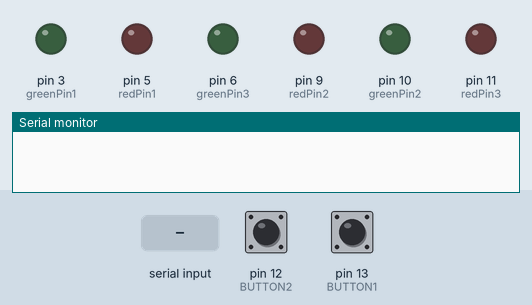
Simulated run of this sketch. Board: Arduino Uno, built with avr-gcc and run on an emulated ATmega328P. On the bench: output pins drawn as LEDs (lit = HIGH), the last lines printed to the serial monitor. The test bench sets the inputs (shaded band); at power-on: pin 13 (BUTTON1) LOW, pin 12 (BUTTON2) LOW.

Above: at 1.2 s.
1.3 s: "90,45\n" received over Serial
At 2.3 s:
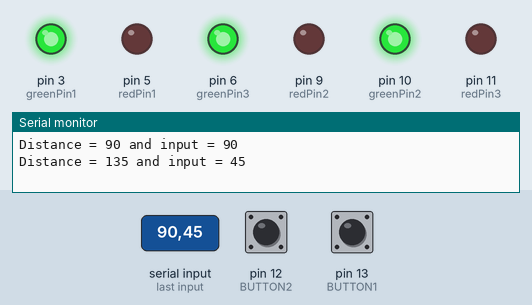
4.4 s: pin 13 (BUTTON1) pulled HIGH for 0.15 s
At 5.4 s:
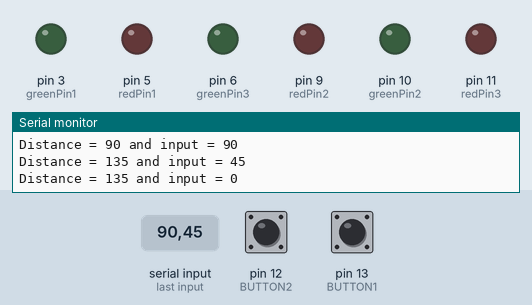
6.0 s: "5\n" received over Serial
At 6.6 s:
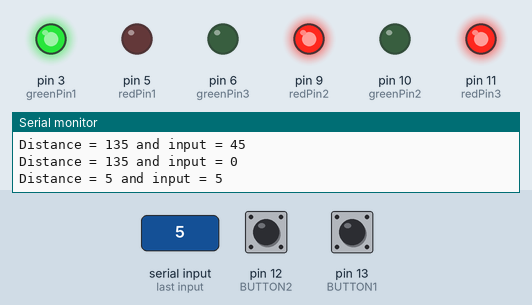
7.5 s: "30,150\n" received over Serial
At 7.8 s:
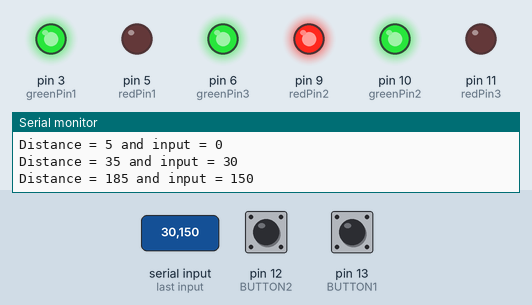
9.0 s: pin 13 (BUTTON1) pulled HIGH for 1 s
At 10.2 s:
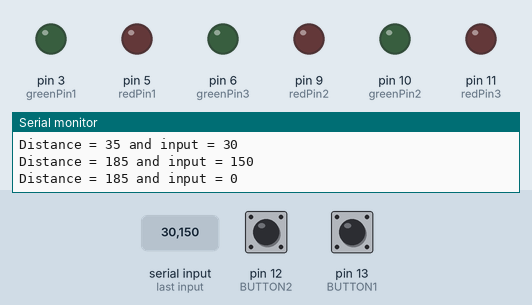
Timing chart, 0 to 12.0 s (numbered marks = the images above; inputs shaded):
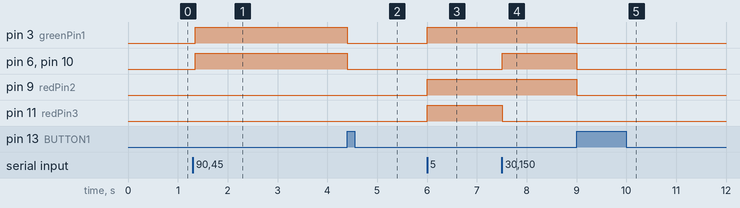

The sketch:

test_bike.ino
```cpp
int distance = 0;

int redPin1 = 5;
int greenPin1 = 3;

int redPin2 = 9;
int greenPin2 = 10;

int redPin3 = 11;
int greenPin3 = 6;

int BUTTON1 = 13;
int BUTTON2 = 12;

int buttonState1 = 0;
int buttonState2 = 0;

int lastbuttonState2 = 0;

void setup() {
  pinMode(redPin1, OUTPUT);
  pinMode(greenPin1, OUTPUT);
  pinMode(redPin2, OUTPUT);
  pinMode(greenPin2, OUTPUT);
  pinMode(redPin3, OUTPUT);
  pinMode(greenPin3, OUTPUT);

//  pinMode(BUTTON1, INPUT);
  pinMode(BUTTON2, INPUT);

  Serial.begin(9600);
}

void loop() {
  if (Serial.available() > 0){
    int input = Serial.parseFloat();
    distance = distance + input;
    if (distance < 5){
      analogWrite(redPin1, 255);
      analogWrite(redPin2, 255);
      analogWrite(redPin3, 255);
      Serial.println("Distance = " + String(distance) + " and input = " + String(input) );
    }
    else if (distance >= 5 && distance < 10){
      analogWrite(redPin1, 0);
      analogWrite(greenPin1, 255);
      analogWrite(redPin2, 255);
      analogWrite(redPin3, 255);
      Serial.println("Distance = " + String(distance) + " and input = " + String(input) );
    }
    else if (distance >= 10 && distance < 20){
      analogWrite(redPin2, 0);
      analogWrite(greenPin1, 255);
      analogWrite(greenPin2, 255);
      analogWrite(redPin3, 255);
      Serial.println("Distance = " + String(distance) + " and input = " + String(input) );
    }
    else if (distance >= 20 && distance < 11011){
      analogWrite(redPin3, 0);
      analogWrite(greenPin1, 255);
      analogWrite(greenPin2, 255);
      analogWrite(greenPin3, 255);
      Serial.println("Distance = " + String(distance) + " and input = " + String(input) );
    }
  }

  buttonState1 = digitalRead(BUTTON1);

  if (buttonState1 == HIGH){
    distance = 0;
    analogWrite(redPin1, 0);
    analogWrite(redPin2, 0);
    analogWrite(redPin3, 0);
    analogWrite(greenPin1, 0);
    analogWrite(greenPin2, 0);
    analogWrite(greenPin3, 0);
  }

  buttonState2 = digitalRead(BUTTON2);
  if (buttonState2 != lastbuttonState2){
    if (buttonState2 == HIGH){
      Serial.print('A');
  }
    lastbuttonState2 = buttonState2;
  }

  delay(50);
}
```

Measured:
- after the input at 1.3 s, pin 3 (greenPin1), pin 6 (greenPin3), pin 10 (greenPin2): LOW → HIGH after 0.05 s
- after the input at 4.4 s, pin 3 (greenPin1), pin 6 (greenPin3), pin 10 (greenPin2): HIGH → LOW at once
- after the input at 6.0 s, pin 3 (greenPin1), pin 9 (redPin2), pin 11 (redPin3): LOW → HIGH at once
- after the input at 7.5 s, pin 6 (greenPin3), pin 10 (greenPin2): LOW → HIGH at once; pin 11 (redPin3): HIGH → LOW at once
- after the input at 9.0 s, pin 3 (greenPin1), pin 6 (greenPin3), pin 9 (redPin2), pin 10 (greenPin2): HIGH → LOW at once
